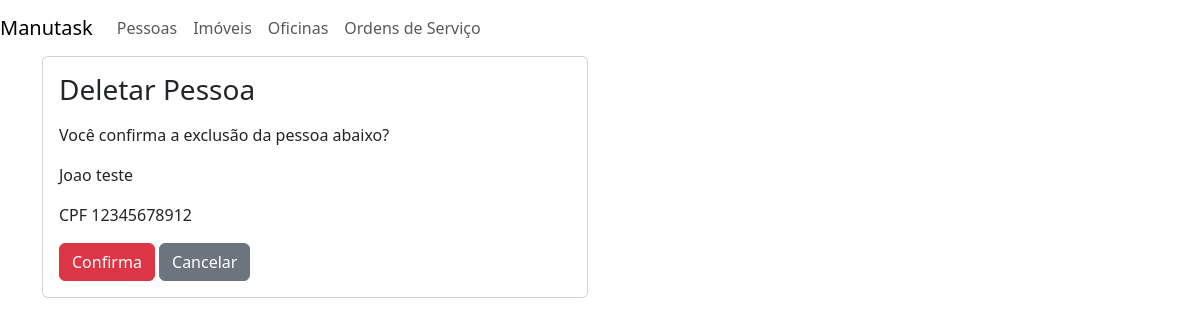
The app's page /pessoa/excluir/4 with its own data.
### administracao/models.py (models this page shows, shortened)
class Pessoa(models.Model):
    cpf = models.CharField(max_length=11)
    nome = models.CharField(max_length=50)
    sobrenome = models.CharField(max_length=100)

### administracao/views.py (the view)
# urls.py: path('pessoa/excluir/<pk>', PessoaDeleteView.as_view(), name='deleta_pessoa'),
class PessoaDeleteView(DeleteView):
    template_name = 'administracao/pessoa/deletapessoa.html'
    model = Pessoa
    context_object_name = 'pessoa'
    success_url = reverse_lazy('administracao:lista_pessoas')

### administracao/templates/administracao/pessoa/deletapessoa.html (shortened to what this page needs)
{% extends "administracao/_layouts/base.html" %}
{% block conteudo %}
<div class="container">
  <div class="row">
    <div class="col-lg-6 col-md-6 col-sm-6 col-xs-12">
      <div class="card">
        <div class="card-body">
          <h3 class="card-title"> Deletar Pessoa </h3>
          <p class="card-text">
            <form method="post">
              <p> Você confirma a exclusão da pessoa abaixo? </p>
              <p> {{ pessoa.nome }} {{ pessoa.sobrenome }}</p>
              <p> CPF {{ pessoa.cpf }} </p>
              <button type="submit" class="btn btn-danger"> Confirma </button>
              <a href="{% url 'administracao:lista_pessoas' %}" class="btn btn-secondary"> Cancelar </a>
            </form>
        </div>
      </div>
    </div>
  </div>
</div>
{% endblock %}

### records on screen
Pessoa: nome "Joao", sobrenome "teste", cpf "12345678912"
